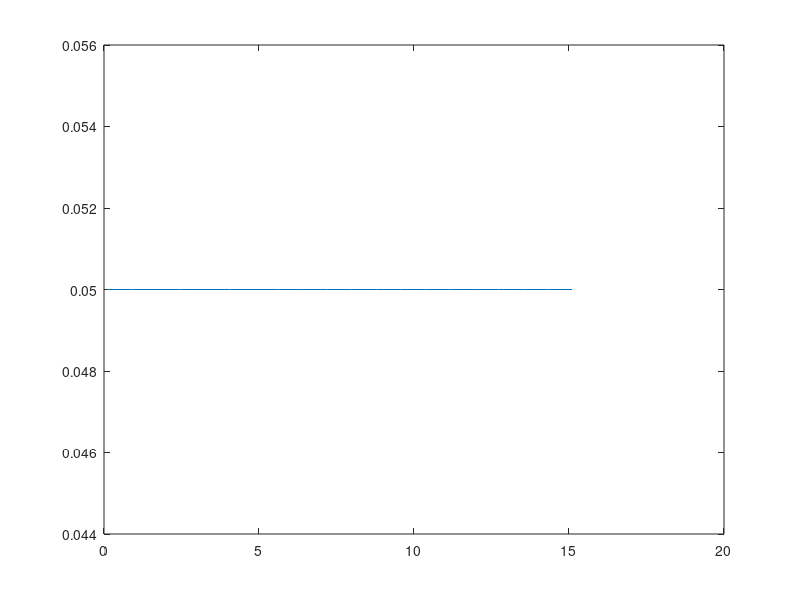

Write the MATLAB code that produced this figure.
% MATLAB script to simulate signal from given distribution of radii

% Simulate signal from distribution of spheres over VERDICT scheme, fit to
% signal (write my own fitting script just for radii) and assess fitting 
% performance.
% First define range of radii
Radii = linspace(0.1, 15.1, 20);

%% Define distribution

% % Normal distribution
% mu = 8;
% sigma = 3;
% fRs = normpdf(Radii, mu, sigma);

% Uniform distribution
fRs = (1/length(Radii))*ones(length(Radii), 1);


%% Simulate signal using sphereGPD


figure;
plot(Radii, fRs)
